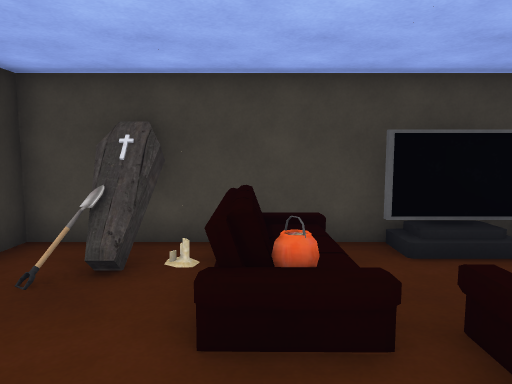
view 1 (above)

12 first-person views from a walk through a Unity game level. The camera is 1.5 m above the floor, tilts 6° down and sees 70° across. Doors are open. The floor is counted in squares, 1 m on a side. Each view is taken from the middle of a square. On the plan, view 1 faces up. The plan holds only what a view shows up to about 16 squares ahead; the rest is blank. The place goes on beyond the plan. The player character is not drawn. Some surface patterns are stand-ins.

view 2
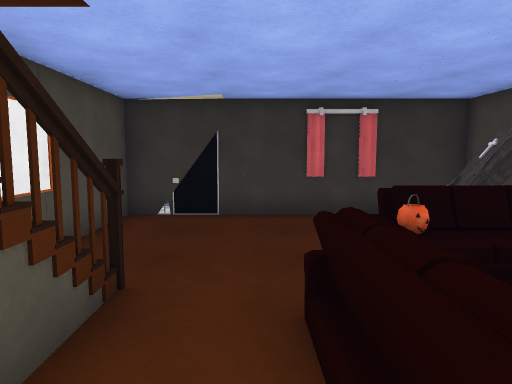

view 3
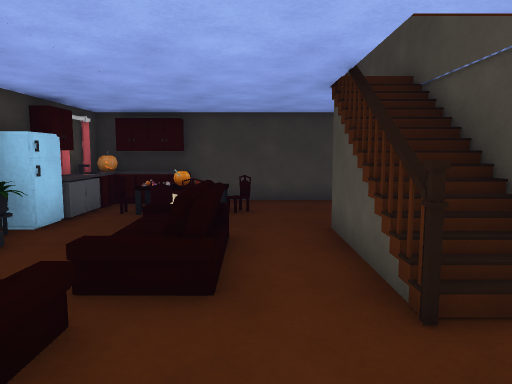

view 4
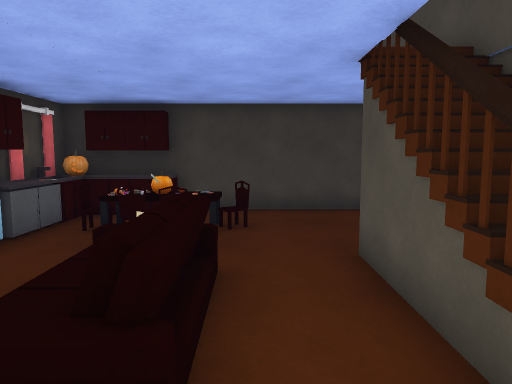

view 5
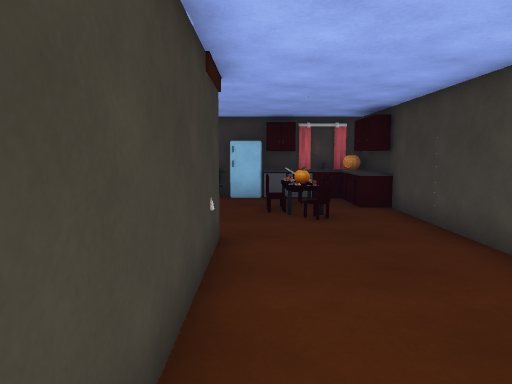

view 6
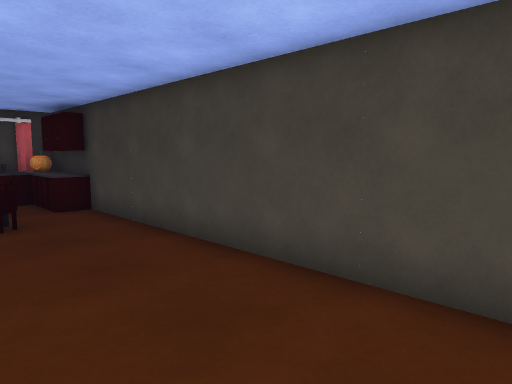

view 7
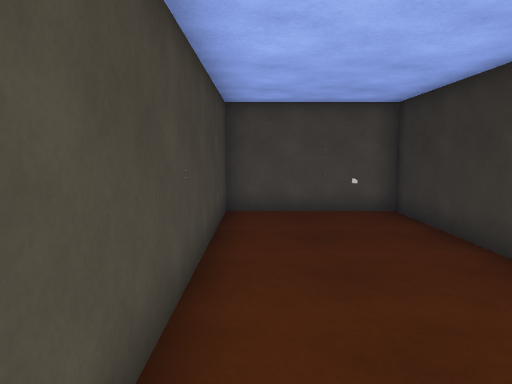

view 8
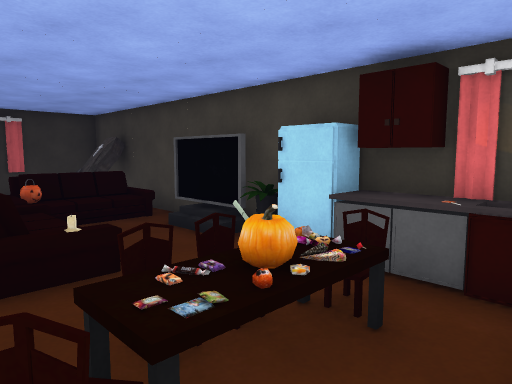

view 9
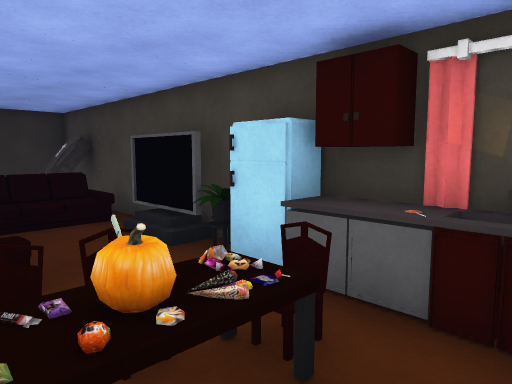

view 10
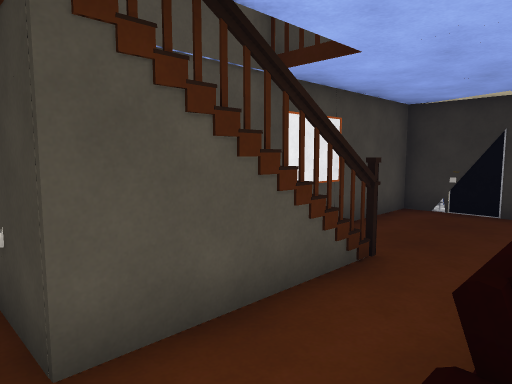

view 11
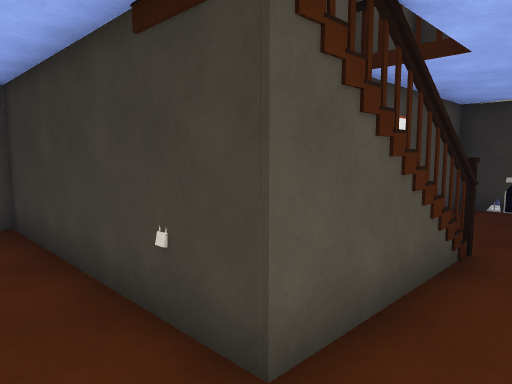

view 12
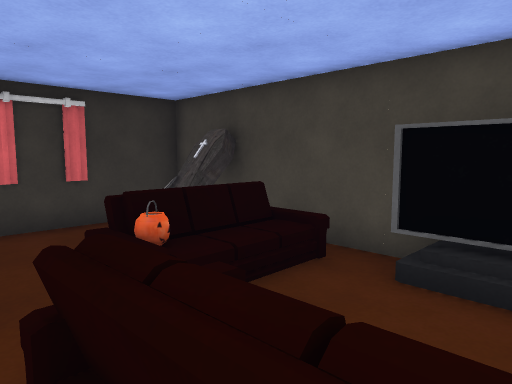

### Floor plan
Key: @ floor where view 1 was taken; # wall or solid block; . main floor; : floor 0.25 m higher than the main floor; D open door; = window, fence, low wall or low ledge; ^ raised ledge; O other object.
Columns run from 4 left of view 1 to 10 right of it. Each row starts with its distance up from view 1.
  6 ##O####  #####
  5 #.O.=######=^#
  4 #...=.....#==##
  3 #...=:=.===O=##
  2 #.....#=#O.==.#
  1 #...........=.#
  0 #...@.........#
 -1 #....#####....#
 -2 ####D## ##....#
 -3          #....#
 -4          #....#
 -5          #....#
 -6          D....#
 -7          #....#
 -8          ######

Where each view was taken, in squares from view 1:
view 1: 0 up, 0 right, facing up
view 2: 1 up, 5 right, facing left
view 3: 1 up, 2 left, facing right
view 4: 1 up, 0 right, facing right
view 5: 7 down, 6 right, facing up
view 6: 7 down, 6 right, facing up-right
view 7: 2 up, 9 right, facing down
view 8: 1 up, 9 right, facing up-left
view 9: 2 up, 9 right, facing up-left
view 10: 2 up, 6 right, facing down-left
view 11: 1 up, 7 right, facing down-left
view 12: 1 up, 4 right, facing up-left
